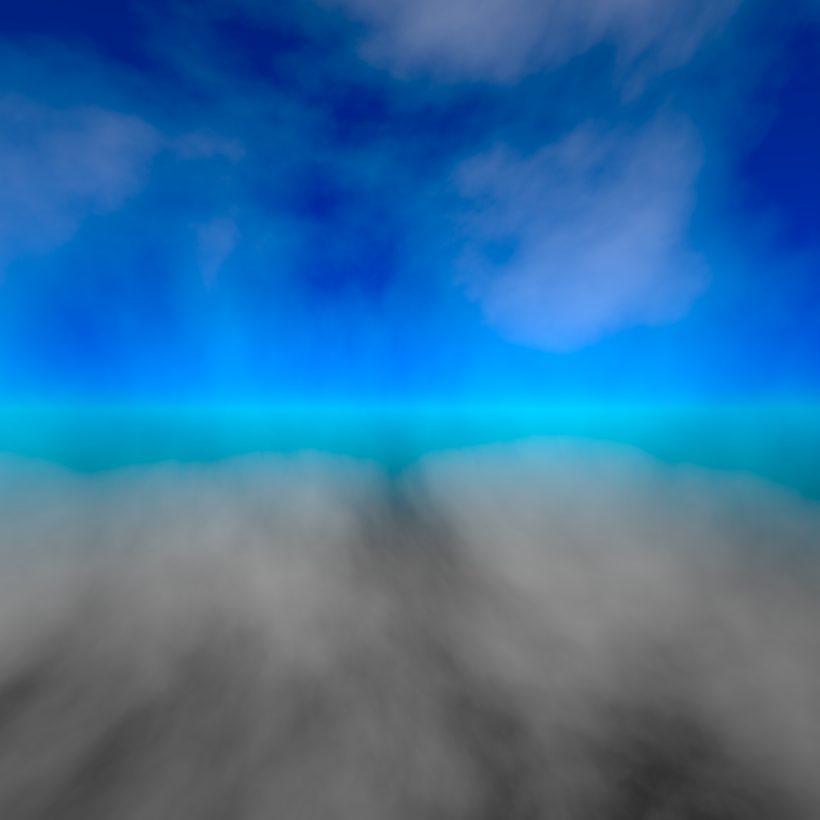
#> input picture Assets/Textures/SkyBox2/cubemap_8192x4096_V2/back.jpg, 4096 x 4096 px, given in place of 1232063.jpg, which was not available (shown at 1/5 size)
$ python image_crop.py
#> lines starting #> are read from the running program, lines starting #| are printed output that depends on the picture; pictures that were not available may be replaced by others from this repository, and a replacement may not be noted
from PIL import Image
import os

def generate_cubemap(source_image_path, output_dir="cubemap_output", face_size=1024):
    """
    Generate a cube map from a source image.

    Args:
        source_image_path: Path to the source image
        output_dir: Directory to save cube map faces
        face_size: Size of each cube face (square)
    """
#> called with source_image_path = '1232063.jpg', output_dir = 'cubemap_output', face_size = 1024

    # Load the source image
    img = Image.open(source_image_path)
#> img is the input picture: PIL image 4096x4096 RGB; mean R, G, B 52.8, 109.9, 157.2
    img_width, img_height = img.size
#> img_width = 4096; img_height = 4096

    # Create output directory if it doesn't exist
    os.makedirs(output_dir, exist_ok=True)

    # Calculate positions for cube faces from the source image
    # This assumes a standard cube map layout (cross format)
    # Adjust these coordinates based on your source image layout

    # Assuming source image is in a 4x3 grid (common for cube maps)
    # +-----+-----+-----+-----+
    # |     |  Y+ |     |     |
    # |  X- |  Z+ |  X+ |  Z- |
    # |     |  Y- |     |     |
    # +-----+-----+-----+-----+

    # Face coordinates (left, top, right, bottom)
    # You'll need to adjust these based on your specific source image layout

    # For a 4x3 grid (12 images in total, with cube faces)
    if img_width >= face_size * 4 and img_height >= face_size * 3:
        # Assuming standard 4x3 cube map layout
        faces = {
            'right': (face_size * 2, face_size, face_size * 3, face_size * 2),     # X+
            'left': (0, face_size, face_size, face_size * 2),                      # X-
            'top': (face_size, 0, face_size * 2, face_size),                       # Y+
            'bottom': (face_size, face_size * 2, face_size * 2, face_size * 3),    # Y-
            'front': (face_size, face_size, face_size * 2, face_size * 2),         # Z+
            'back': (face_size * 3, face_size, face_size * 4, face_size * 2)       # Z-
        }
    else:
        # If image doesn't match expected layout, use percentage-based cropping
        # This is useful if you have a single image that needs to be divided
        print(f"Image size: {img_width}x{img_height}")
        print("Assuming image contains cube map faces in custom layout")

        # Example: Divide image into 6 equal parts horizontally
        # You'll need to customize this based on your source image
        face_width = img_width // 6
        faces = {
            'right': (face_width * 0, 0, face_width * 1, face_width),
            'left': (face_width * 1, 0, face_width * 2, face_width),
            'top': (face_width * 2, 0, face_width * 3, face_width),
            'bottom': (face_width * 3, 0, face_width * 4, face_width),
            'front': (face_width * 4, 0, face_width * 5, face_width),
            'back': (face_width * 5, 0, face_width * 6, face_width)
        }

    # Generate each face
    for face_name, box in faces.items():
        left, top, right, bottom = box

        # Clamp to image bounds
        left = max(0, left)
        top = max(0, top)
        right = min(img_width, right)
        bottom = min(img_height, bottom)

        # Crop and resize to square if needed
        cropped = img.crop((left, top, right, bottom))

        # Ensure face is square
        if cropped.width != cropped.height:
            # Resize to square while maintaining aspect ratio
            size = min(cropped.width, cropped.height)
            cropped = cropped.resize((face_size, face_size), Image.Resampling.LANCZOS)
        elif cropped.width != face_size:
            cropped = cropped.resize((face_size, face_size), Image.Resampling.LANCZOS)

        # Save face
        output_path = os.path.join(output_dir, f"{face_name}.jpg")
        cropped.save(output_path)
        print(f"Saved {face_name} face as {output_path}")
#> this loop made 6 passes
#> pass 1, in generate_cubemap, `cropped = img.crop((left, top, right, bottom))`:
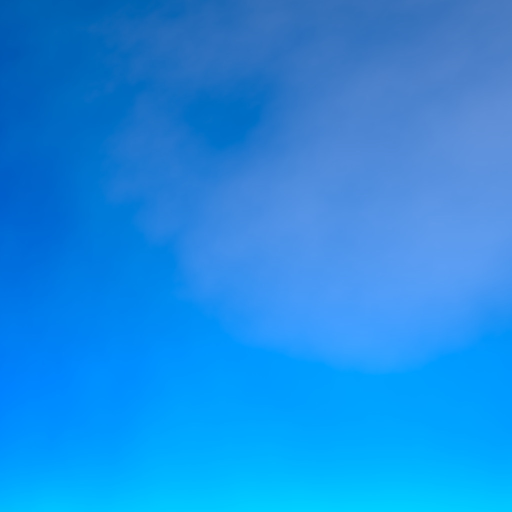
#> cropped: PIL image 1024x1024 RGB (shown at 1/2 size); mean R, G, B 29.7, 140.2, 227.9
#> pass 2, in generate_cubemap, `cropped = img.crop((left, top, right, bottom))`:
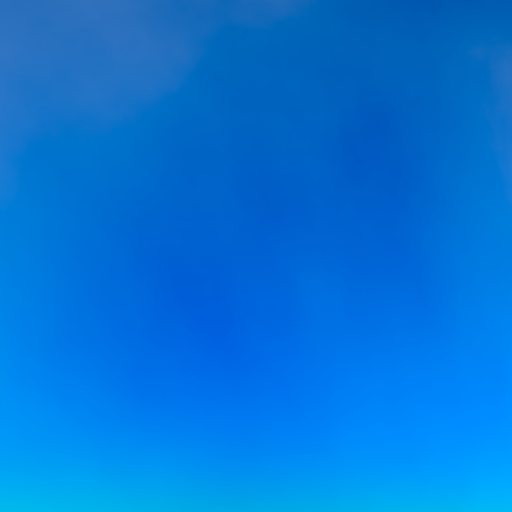
#> cropped: PIL image 1024x1024 RGB (shown at 1/2 size); mean R, G, B 3.8, 117.2, 215.9
#> pass 3, in generate_cubemap, `cropped = img.crop((left, top, right, bottom))`:
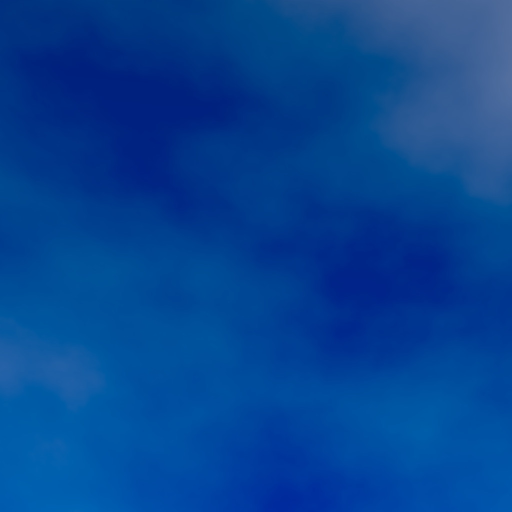
#> cropped: PIL image 1024x1024 RGB (shown at 1/2 size); mean R, G, B 5.4, 68, 147.4
#> after the loop:
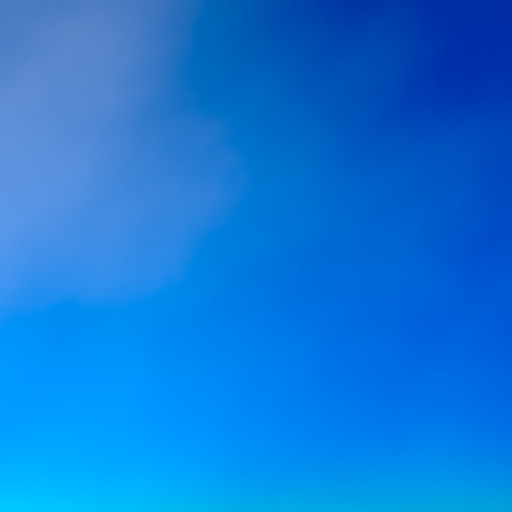
#> cropped: PIL image 1024x1024 RGB (shown at 1/2 size); mean R, G, B 15.5, 119.9, 217.4

    # Create a combined image for preview
    create_combined_preview(output_dir, face_size)

    print(f"\nCube map generation complete! Files saved in '{output_dir}' directory")

def create_combined_preview(output_dir, face_size):
    """Create a combined preview image of all cube faces."""
#> called with output_dir = 'cubemap_output', face_size = 1024

    # Create a new image with all faces arranged
    preview = Image.new('RGB', (face_size * 4, face_size * 3))
#> preview: PIL image 4096x3072 RGB; every value is 0

    face_positions = {
        'right': (face_size * 2, face_size),
        'left': (0, face_size),
        'top': (face_size, 0),
        'bottom': (face_size, face_size * 2),
        'front': (face_size, face_size),
        'back': (face_size * 3, face_size)
    }

    for face_name, position in face_positions.items():
        face_path = os.path.join(output_dir, f"{face_name}.jpg")
        if os.path.exists(face_path):
            face_img = Image.open(face_path)
            preview.paste(face_img, position)
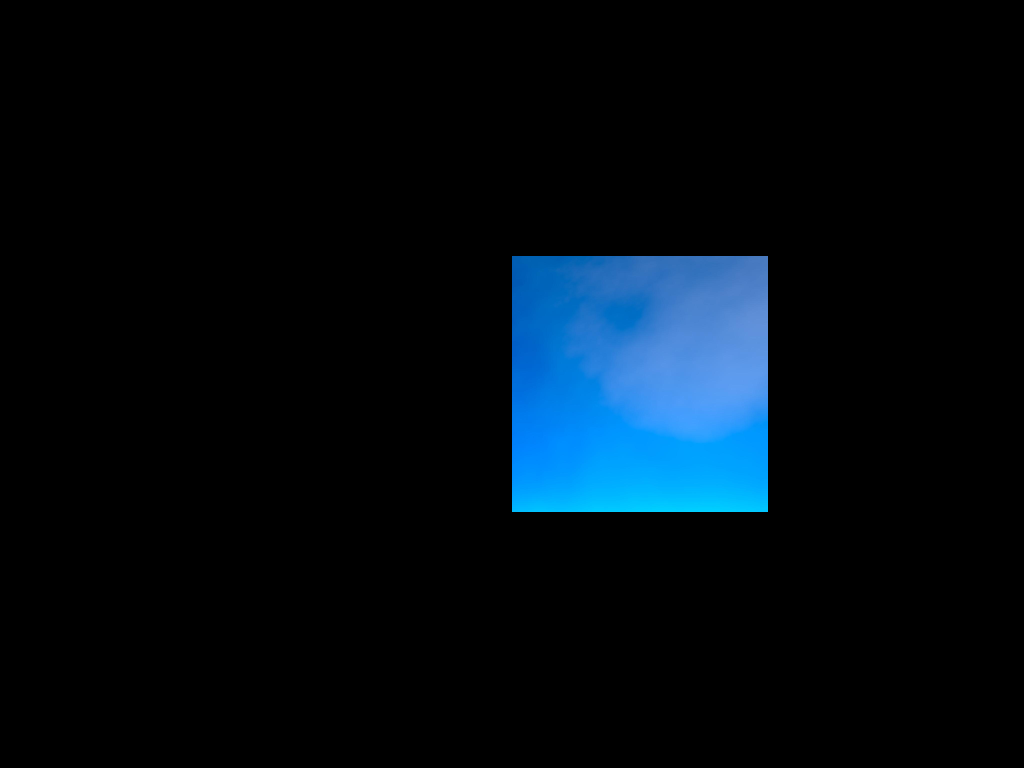
#> preview: PIL image 4096x3072 RGB (shown at 1/4 size); mean R, G, B 2.5, 11.7, 19

    preview_path = os.path.join(output_dir, "cubemap_preview.jpg")
    preview.save(preview_path)
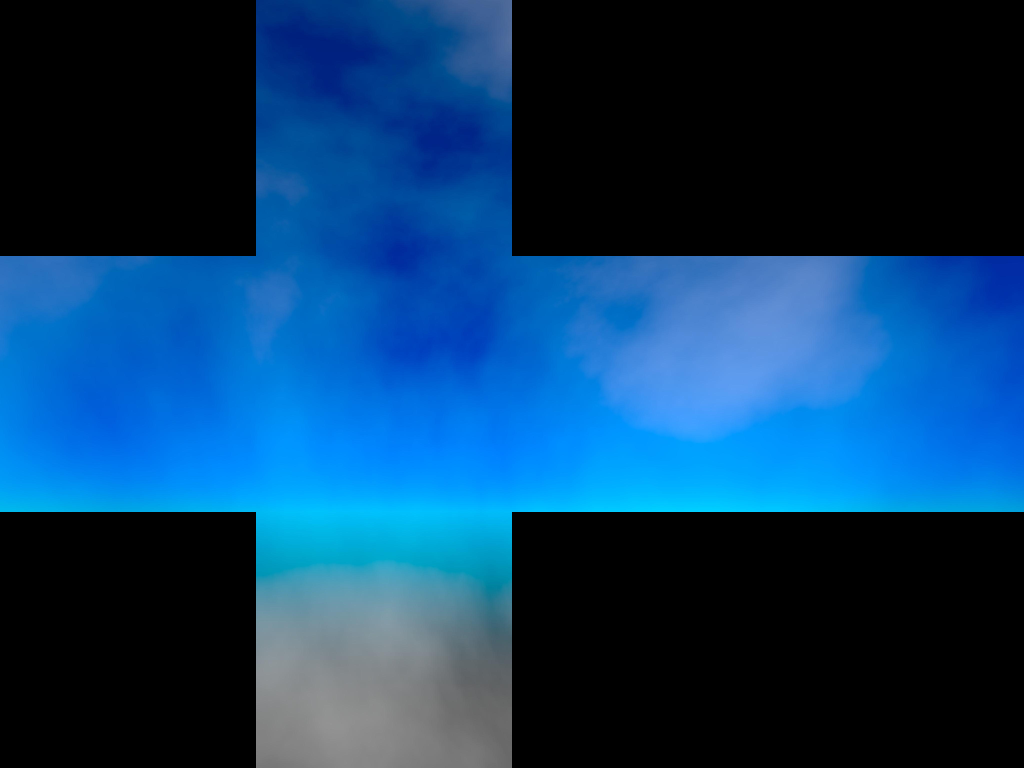
#> saved as cubemap_preview.jpg: PIL image 4096x3072 RGB (shown at 1/4 size); mean R, G, B 12, 58.6, 98.9
    print(f"Created combined preview: {preview_path}")
#| Created combined preview: cubemap_output/cubemap_preview.jpg

# [55 lines left out: function generate_cubemap_from_single_region, not called in this run]

# Usage examples:

generate_cubemap("1232063.jpg", "cubemap_output", face_size=1024)
#| Cube map generation complete! Files saved in 'cubemap_output' directory
